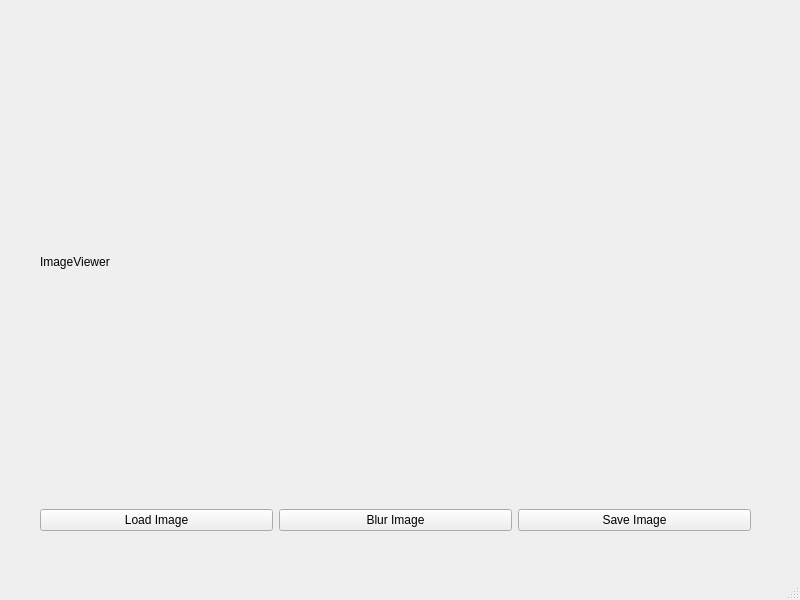
<?xml version="1.0" encoding="UTF-8"?>
<ui version="4.0">
 <class>MainWindow</class>
 <widget class="QMainWindow" name="MainWindow">
  <property name="geometry">
   <rect>
    <x>0</x>
    <y>0</y>
    <width>800</width>
    <height>600</height>
   </rect>
  </property>
  <property name="windowTitle">
   <string>MainWindow</string>
  </property>
  <widget class="QWidget" name="centralwidget">
   <widget class="QWidget" name="gridLayoutWidget">
    <property name="geometry">
     <rect>
      <x>40</x>
      <y>20</y>
      <width>711</width>
      <height>511</height>
     </rect>
    </property>
    <layout class="QGridLayout" name="gridLayout">
     <item row="1" column="0">
      <layout class="QHBoxLayout" name="horizontalLayout">
       <item>
        <widget class="QPushButton" name="LoadButton">
         <property name="text">
          <string>Load Image</string>
         </property>
        </widget>
       </item>
       <item>
        <widget class="QPushButton" name="BlurButton">
         <property name="text">
          <string>Blur Image</string>
         </property>
        </widget>
       </item>
       <item>
        <widget class="QPushButton" name="SaveButton">
         <property name="text">
          <string>Save Image</string>
         </property>
        </widget>
       </item>
      </layout>
     </item>
     <item row="0" column="0">
      <widget class="QLabel" name="label">
       <property name="lineWidth">
        <number>1</number>
       </property>
       <property name="text">
        <string>ImageViewer</string>
       </property>
      </widget>
     </item>
    </layout>
   </widget>
  </widget>
  <widget class="QMenuBar" name="menubar">
   <property name="geometry">
    <rect>
     <x>0</x>
     <y>0</y>
     <width>800</width>
     <height>22</height>
    </rect>
   </property>
  </widget>
  <widget class="QStatusBar" name="statusbar"/>
 </widget>
 <resources/>
 <connections/>
</ui>
